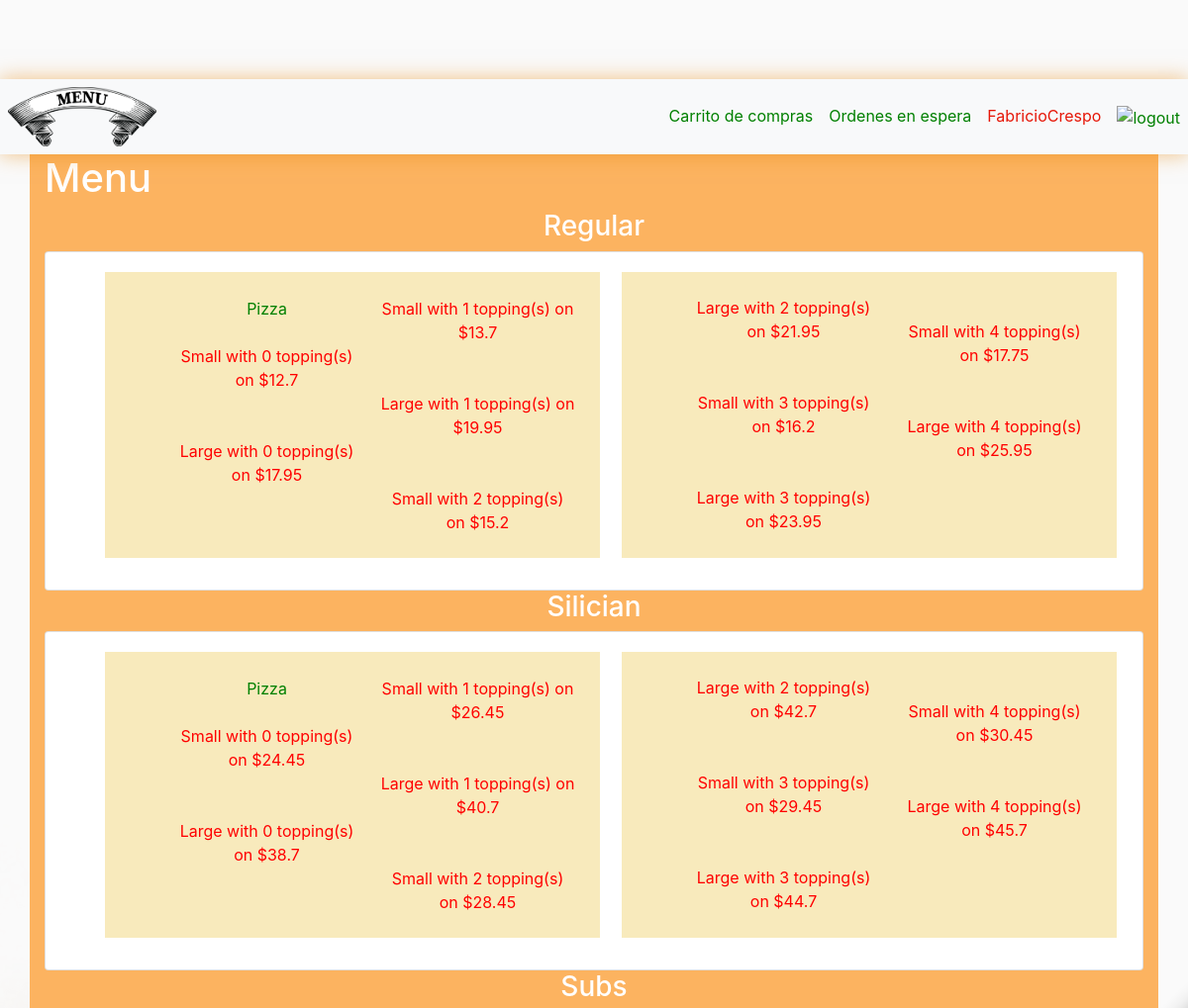
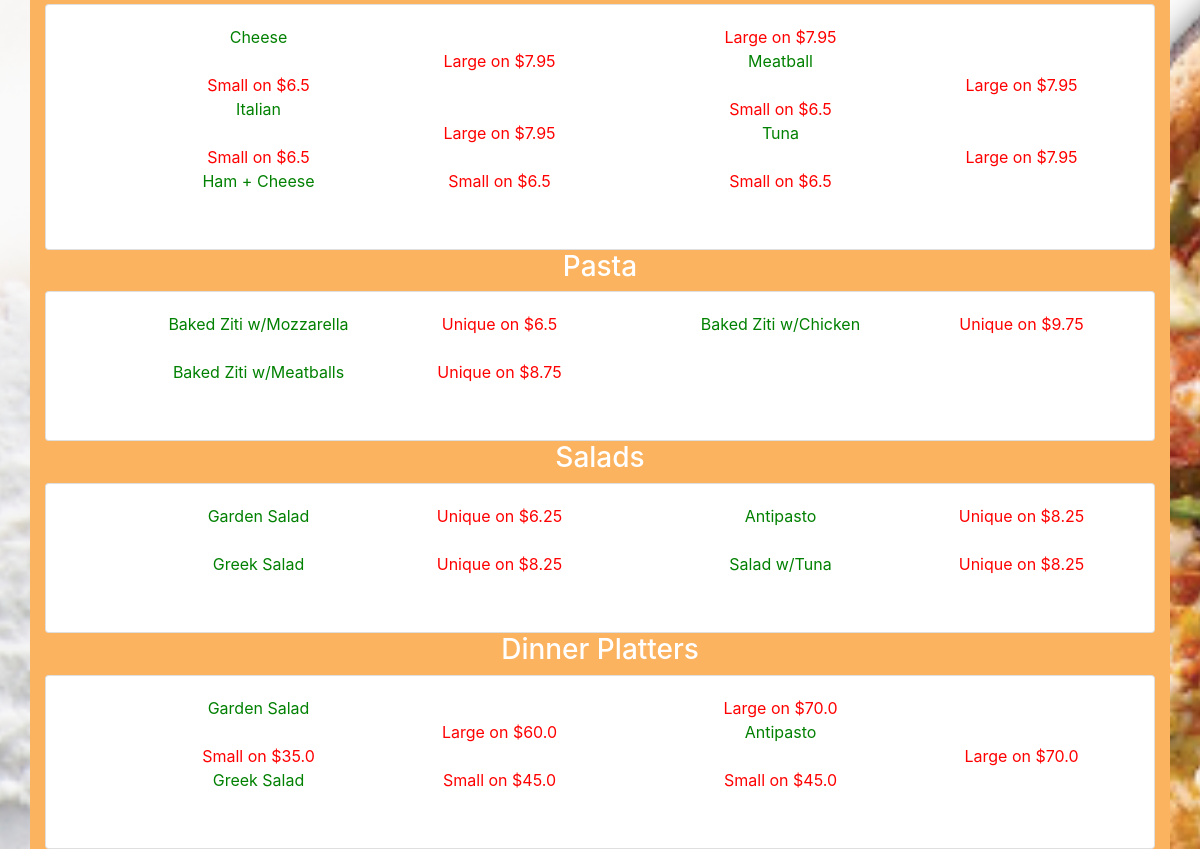
The app's page / (signed in) with its own data (2 pictures, top to bottom).
### orders/models.py (models this page shows, shortened)
class MenuItem(models.Model):
    name = models.CharField(max_length = 30)
    size = models.CharField(max_length = 10)
    type = models.CharField(max_length = 30)
    prize = models.FloatField()
    num_toppings = models.IntegerField()

### orders/views.py (the view)
# urls.py: path("", views.index, name="index"),
def index(request):
    if not request.user.is_authenticated:
        return redirect('login')
    types  = MenuItem.objects.order_by().values_list('type', flat = True).distinct()
    type_dict = {}
    for type in types:
        values = {}
        names = MenuItem.objects.filter(type = type).values_list('name', flat = True).distinct()
        for name in names:
            values[name] = MenuItem.objects.filter(type = type, name = name)
        type_dict[type] = values
    context = {'types' : type_dict}
    return render(request, "orders/index.html", context)

### orders/templates/orders/index.html (shortened to what this page needs)
{% extends "orders/layout.html" %}
{% block body %}
<h1 align="left" >Menu</h1>
{% for type, names in types.items %}
<h3 align="center">{{type}}</h3>
    <div class="card text-center">
        <div class="card-body">
            <ul class="card-title">
                {% for name, objects in names.items %}
                {% if name == 'Pizza' %}
                <div class="box">
                <ul>{{name}} <br/>{% for object in objects %}
                <br/> <a href="add/{{object.id}}" style="color:red" > <p class="card-text">{{object.size}} with {{object.num_toppings}} topping(s) on ${{object.prize}}</p></a>
                        <br>
                        {% endfor %}
                </ul>
                </div>
                {% else %}
                <ul>{{name}} <br/> {% for object in objects %}
                    <br/> <a href="add/{{object.id}}" style="color:red" ><p class="card-text">{{object.size}} on ${{object.prize}}</p></a>
                            {% endfor %}
                </ul>
                {% endif %}
                {% endfor %}
            </ul>
        </div>
    </div>
{% endfor %}
{% endblock %}

### orders/templates/orders/layout.html (shortened to what this page needs)
{% load static %}
<!DOCTYPE html>
<html lang="en" dir="ltr">
  <head>
    <link rel="stylesheet" href="https://stackpath.bootstrapcdn.com/bootstrap/4.3.1/css/bootstrap.min.css">
    <link rel="stylesheet" href="{% static 'orders/main.css' %}"/>
    <link rel="stylesheet" href="https://cdnjs.cloudflare.com/ajax/libs/font-awesome/4.7.0/css/font-awesome.min.css">
  </head>
  <body>
    {% if user.is_authenticated %}
    <header class="site-header">
      <nav class="navbar navbar-expand-lg navbar-light bg-light custom-nav">
        <div class="collapse navbar-collapse" id="navbarNavDropdown">
            <ul class="navbar-nav mr-auto">
            <li class="nav-item">
                <a id="menu" class="nav-link" href="/">
                  <img src="../static/orders/menu.png" width="150" height="60" alt="Menu">
                </a>
            </li>
            </ul>
            <ul class="navbar-nav ml-auto">
            <li>
                <a class="nav-item nav-link" href="/cart">Carrito de compras</a>
            </li>
            <li>
                <a class="nav-item nav-link" href="/orderlist">Ordenes en espera</a>
            </li>
            <li class="nav-item">
                <a class="nav-link" href="#" style="color:rgb(230, 23, 8)">{{ user }}</a>
            </li>
            <li class="nav-item">
                <a id="logout" class="nav-link"  href="/users/logout">
                    <img src="../static/orders/logout.ico" width="60" height="60" alt="logout">
                </a>
            </li>
            </ul>
        </div>
        {% else %}
            <nav class="navbar navbar-expand-lg navbar-light bg-light justify-content-center custom-nav">
            <a class="navbar-brand" href="/">
                <img src="../static/orders/logo.jpg" class="rounded mx-auto d-block" alt="chatrooms">
            </a>
        {% endif %}
      </nav>
      <main role="main" class="container">
        {% block body %}{% endblock %}
      </main>
    </header>
  </body>
</html>

### orders/static/orders/main.css (style rules this page uses)
.site-header { background: url("fondo.png") no-repeat center; background-size: cover; min-height: 100vh; }
.custom-nav { border: 0px; padding: 0; box-shadow: 0 0 20px rgba(230, 134, 9, 0.5); background: rgb(58, 187, 7); }
.box { background-color: rgb(248, 234, 188) ; width: 500px; padding: 25px; }
.container { background: rgb(252, 179, 96); }
body { background: #fafafa; color: #333333; margin-top: 5rem; }
h1, h2, h3, h4, h5, h6 { color: white; }
ul { color: green; }
.site-header .navbar-nav .nav-link { color: green; }
ul { columns: 1; -webkit-columns: 2; -moz-columns: 2; }

### records on screen
MenuItem: size "Small", num_toppings "0", prize "12.7"
MenuItem: size "Large", num_toppings "0", prize "17.95"
MenuItem: size "Small", num_toppings "1", prize "13.7"
MenuItem: size "Large", num_toppings "1", prize "19.95"
MenuItem: size "Small", num_toppings "2", prize "15.2"
MenuItem: size "Large", num_toppings "2", prize "21.95"
MenuItem: size "Small", num_toppings "3", prize "16.2"
MenuItem: size "Large", num_toppings "3", prize "23.95"
MenuItem: size "Small", num_toppings "4", prize "17.75"
MenuItem: size "Large", num_toppings "4", prize "25.95"
MenuItem: size "Small", num_toppings "0", prize "24.45"
MenuItem: size "Large", num_toppings "0", prize "38.7"
MenuItem: size "Small", num_toppings "1", prize "26.45"
MenuItem: size "Large", num_toppings "1", prize "40.7"
MenuItem: size "Small", num_toppings "2", prize "28.45"
MenuItem: size "Large", num_toppings "2", prize "42.7"
MenuItem: size "Small", num_toppings "3", prize "29.45"
MenuItem: size "Large", num_toppings "3", prize "44.7"
MenuItem: size "Small", num_toppings "4", prize "30.45"
MenuItem: size "Large", num_toppings "4", prize "45.7"
MenuItem: size "Small", prize "6.5"
MenuItem: size "Large", prize "7.95"
MenuItem: size "Small", prize "6.5"
MenuItem: size "Large", prize "7.95"
MenuItem: size "Small", prize "6.5"
MenuItem: size "Large", prize "7.95"
MenuItem: size "Small", prize "6.5"
MenuItem: size "Large", prize "7.95"
MenuItem: size "Small", prize "6.5"
MenuItem: size "Large", prize "7.95"
MenuItem: size "Unique", prize "6.5"
MenuItem: size "Unique", prize "8.75"
MenuItem: size "Unique", prize "9.75"
MenuItem: size "Unique", prize "6.25"
MenuItem: size "Unique", prize "8.25"
MenuItem: size "Unique", prize "8.25"
MenuItem: size "Unique", prize "8.25"
MenuItem: size "Small", prize "35.0"
MenuItem: size "Large", prize "60.0"
MenuItem: size "Small", prize "45.0"
MenuItem: size "Large", prize "70.0"
MenuItem: size "Small", prize "45.0"
MenuItem: size "Large", prize "70.0"

### other values on screen
{{ user }} "FabricioCrespo"
{{ type }} "Regular" "Silician" "Subs" "Pasta" "Salads" "Dinner Platters"
{{ name }} "Pizza" "Pizza"
{{ name }} "Cheese" "Italian" "Ham + Cheese" "Meatball" "Tuna" "Baked Ziti w/Mozzarella" "Baked Ziti w/Meatballs" "Baked Ziti w/Chicken" "Garden Salad" "Greek Salad" "Antipasto" "Salad w/Tuna" "Garden Salad" "Greek Salad" "Antipasto"
